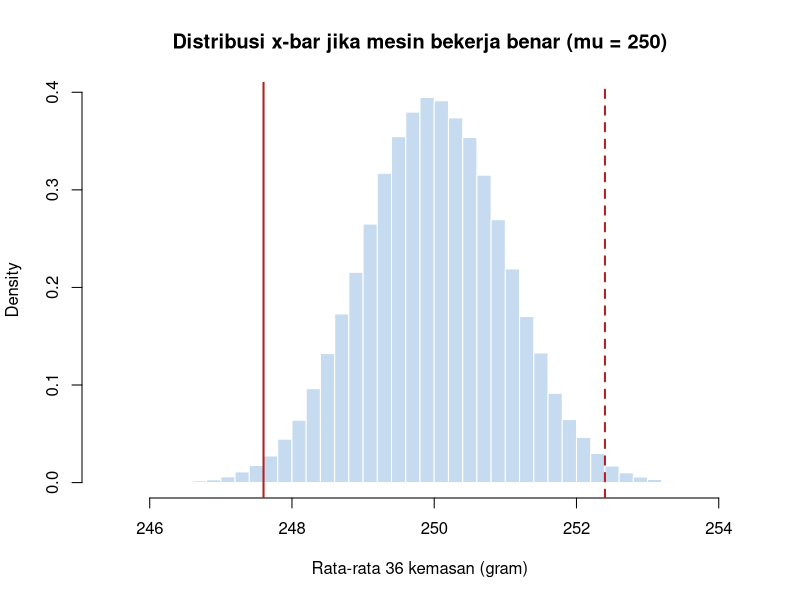
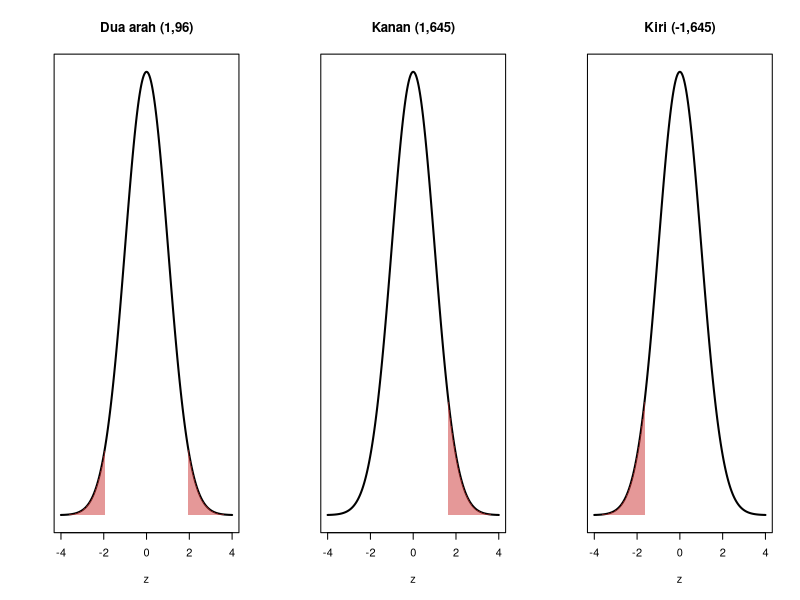
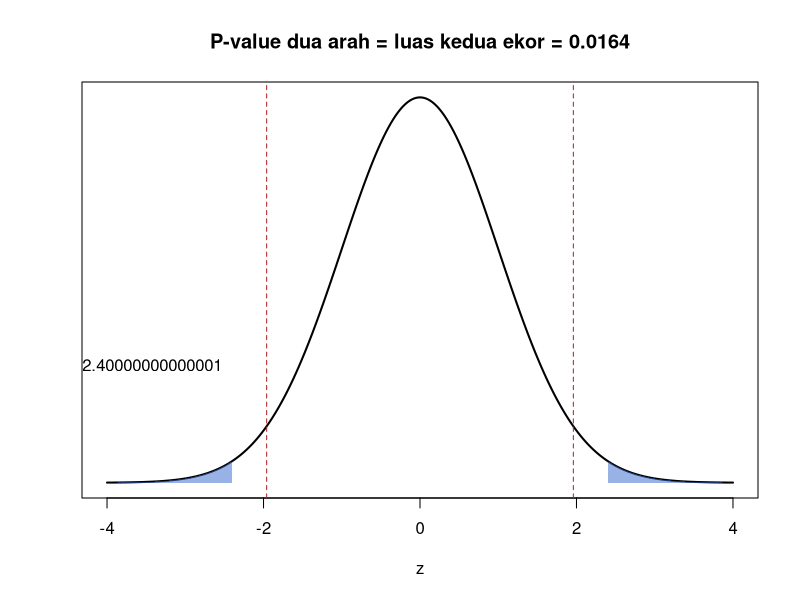
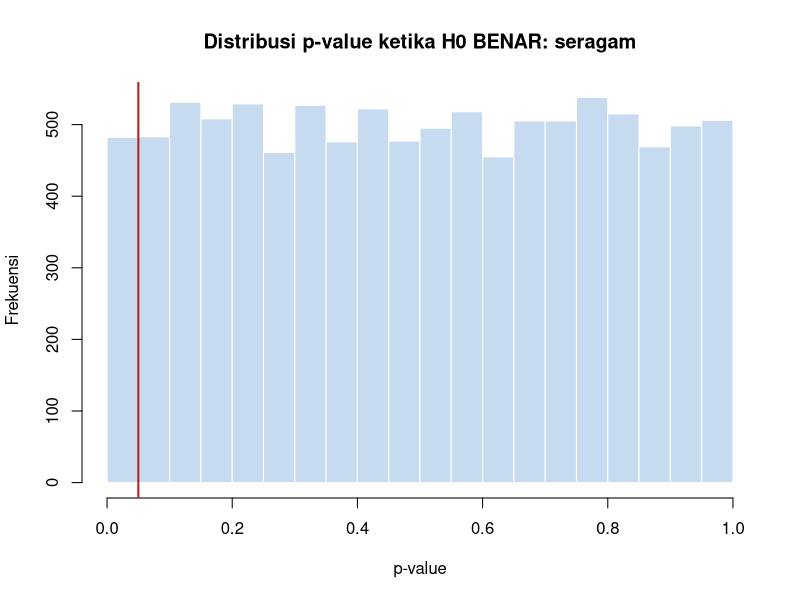
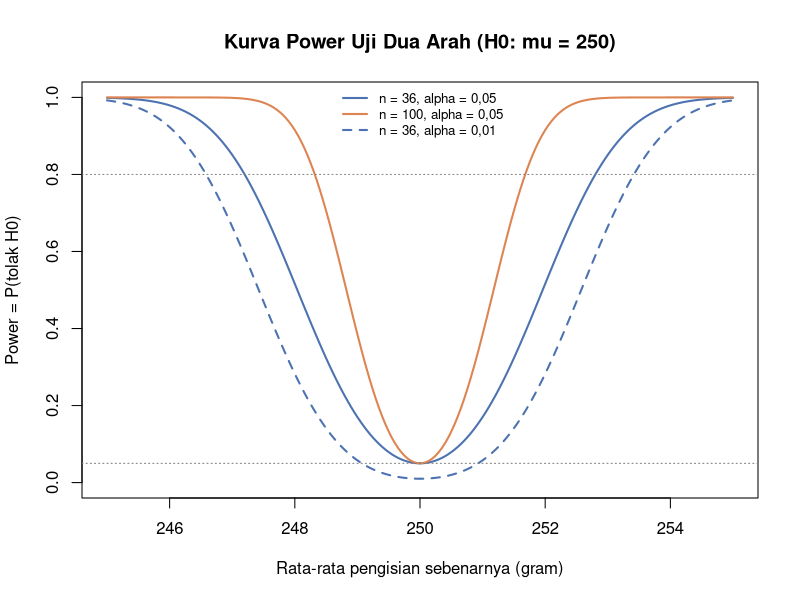

Source code (R) for these figures, in order:
## ---- chunk 1
# Tabel Pengadilan Uji Hipotesis

library(knitr)

pengadilan <- data.frame(
  Pengadilan = c(
    "Praduga tak bersalah",
    "Tuduhan jaksa",
    "Bukti di persidangan",
    "Standar tanpa keraguan yang wajar",
    "Putusan bersalah",
    "Putusan tidak terbukti bersalah",
    "Menghukum orang tak bersalah",
    "Membebaskan orang bersalah"
  ),

  `Uji Hipotesis` = c(
    "H0 diasumsikan benar",
    "H1 (klaim yang ingin dibuktikan)",
    "Data sampel dan statistik uji",
    "Tingkat signifikansi (α)",
    "Tolak H0",
    "Gagal menolak H0 (bukan menerima H0)",
    "Kesalahan Tipe I",
    "Kesalahan Tipe II"
  ),

  check.names = FALSE
)

knitr::kable(
  pengadilan,
  caption = "Analogi Pengadilan dalam Uji Hipotesis",
  col.names = c("Pengadilan", "Uji Hipotesis"),
  align = c("l", "l"),
  booktabs = TRUE
)
## ---- chunk 2
# Simulasi Distribusi Sampling Rata-rata

mu0 <- 250
sigma <- 6
n <- 36
xbar <- 247.6

# Menghitung Standard Error
se <- sigma / sqrt(n)

# Simulasi distribusi sampling jika H0 benar
set.seed(10)

xbar_jika_H0 <- replicate(
  100000,
  mean(rnorm(n, mean = mu0, sd = sigma))
)

# Membuat histogram
hist(
  xbar_jika_H0,
  breaks = 60,
  col = "#c6dbef",
  border = "white",
  freq = FALSE,
  main = "Distribusi x-bar jika mesin bekerja benar (mu = 250)",
  xlab = "Rata-rata 36 kemasan (gram)"
)

# Menambahkan garis rata-rata sampel dan posisi simetris
abline(
  v = c(xbar, 2 * mu0 - xbar),
  col = "firebrick",
  lwd = 2,
  lty = c(1, 2)
)
## ---- chunk 3
mean(abs(xbar_jika_H0 - mu0) >= abs(xbar - mu0)) # seberapa sering selisih sebesar ini terjadi
## ---- chunk 4
# Tabel Perbandingan Hipotesis Nol dan Hipotesis Alternatif

library(knitr)

hipotesis <- data.frame(
  Aspek = c(
    "Isi",
    "Tanda",
    "Posisi dalam uji"
  ),

  `Hipotesis Nol (H0)` = c(
    "Tidak ada efek, perbedaan, atau perubahan; status quo",
    "Selalu memuat kesamaan: =, <=, atau >=",
    "Diasumsikan benar selama perhitungan"
  ),

  `Hipotesis Alternatif (H1 atau Ha)` = c(
    "Klaim yang ingin dibuktikan peneliti",
    "Tidak sama dengan (≠), lebih besar (>), atau lebih kecil (<)",
    "Didukung jika terdapat bukti statistik yang cukup kuat"
  ),

  check.names = FALSE
)

knitr::kable(
  hipotesis,
  caption = "Perbandingan Hipotesis Nol dan Hipotesis Alternatif",
  align = "l",
  booktabs = TRUE
)
## ---- chunk 5
# Tabel Bentuk Pengujian Hipotesis

library(knitr)

bentuk_hipotesis <- data.frame(
  Bentuk = c(
    "Dua arah",
    "Satu arah kanan",
    "Satu arah kiri"
  ),

  H0 = c(
    "μ = μ0",
    "μ <= μ0",
    "μ >= μ0"
  ),

  H1 = c(
    "μ != μ0",
    "μ > μ0",
    "μ < μ0"
  ),

  `Daerah Penolakan` = c(
    "Kedua ekor",
    "Ekor kanan",
    "Ekor kiri"
  ),

  `Contoh Pertanyaan` = c(
    "Apakah rata-rata pengisian berbeda dari 250 g?",
    "Apakah rata-rata TSS melebihi baku mutu?",
    "Apakah umur baterai kurang dari klaim 20 jam?"
  ),

  check.names = FALSE
)

knitr::kable(
  bentuk_hipotesis,
  caption = "Bentuk Pengujian Hipotesis",
  align = c("l", "c", "c", "c", "l"),
  booktabs = TRUE
)
## ---- chunk 6
# Tabel Kata Kunci dalam Klaim Hipotesis

library(knitr)

kata_kunci <- data.frame(
  Kata_Kunci_dalam_Klaim = c(
    "Berbeda, berubah, tidak sama",
    "Lebih dari, meningkat, melebihi, lebih baik",
    "Kurang dari, menurun, lebih rendah, lebih cepat (waktu)"
  ),
  Tanda_di_H1 = c(
    "\u2260",
    ">",
    "<"
  ),
  check.names = FALSE
)

knitr::kable(
  kata_kunci,
  caption = "Kata Kunci dalam Klaim dan Tanda Hipotesis Alternatif",
  col.names = c("Kata Kunci dalam Klaim", "Tanda di H1"),
  align = c("l", "c"),
  booktabs = TRUE
)
## ---- chunk 7
z_hitung <- (xbar - mu0) / se
z_hitung
## ---- chunk 8
alpha <- 0.05
c(Dua_arah = qnorm(1 - alpha / 2), Kanan = qnorm(1 - alpha), Kiri = qnorm(alpha))
## ---- chunk 9
gambar_daerah <- function(arah, judul, alpha = 0.05) {
x <- seq(-4, 4, length.out = 400)
plot(x, dnorm(x), type = "l", lwd = 2, main = judul, xlab = "z", ylab = "", yaxt = "n")
arsir <- function(a, b) polygon(c(a, seq(a, b, length.out = 100), b),
c(0, dnorm(seq(a, b, length.out = 100)), 0),
col = rgb(0.8, 0.2, 0.2, 0.5), border = NA)
if (arah == "dua") { k <- qnorm(1 - alpha / 2); arsir(-4, -k); arsir(k, 4) }
if (arah == "kanan") { k <- qnorm(1 - alpha); arsir(k, 4) }
if (arah == "kiri") { k <- qnorm(alpha); arsir(-4, k) }
}
par(mfrow = c(1, 3))
gambar_daerah("dua", "Dua arah (1,96)")
gambar_daerah("kanan", "Kanan (1,645)")
gambar_daerah("kiri", "Kiri (-1,645)")
## ---- chunk 10
par(mfrow = c(1, 1))
## ---- chunk 11
# Tabel Arah Uji dan P-value

library(knitr)

arah_uji <- data.frame(
  `Arah Uji` = c(
    "Dua arah",
    "Kanan",
    "Kiri"
  ),

  `P-value` = c(
    "2 × P(Z >= |z|)",
    "P(Z >= z)",
    "P(Z <= z)"
  ),

  check.names = FALSE
)

knitr::kable(
  arah_uji,
  caption = "Arah Uji dan Perhitungan P-value",
  align = c("l", "c"),
  booktabs = TRUE
)
## ---- chunk 12
p_dua <- 2 * (1 - pnorm(abs(z_hitung)))
p_dua
## ---- chunk 13
x <- seq(-4, 4, length.out = 400)
plot(x, dnorm(x), type = "l", lwd = 2, xlab = "z", ylab = "", yaxt = "n",
main = paste0("P-value dua arah = luas kedua ekor = ", round(p_dua, 4)))
for (bts in list(c(-4, -abs(z_hitung)), c(abs(z_hitung), 4))) {
xs <- seq(bts[1], bts[2], length.out = 100)
polygon(c(bts[1], xs, bts[2]), c(0, dnorm(xs), 0), col = rgb(0.2, 0.4, 0.8, 0.5), border = NA)
}
abline(v = c(-1.96, 1.96), lty = 2, col = "firebrick")
text(z_hitung, 0.12, labels = paste0("z = ", z_hitung), pos = 2)
## ---- chunk 14
# Tabel Pendekatan Keputusan Uji Hipotesis

library(knitr)

pendekatan <- data.frame(
  Pendekatan = c(
    "Nilai kritis",
    "P-value"
  ),
  
  Aturan_Tolak_H0 = c(
    "Statistik uji jatuh di daerah penolakan",
    "P-value <= alpha"
  ),
  
  Contoh_Mesin_Kopi = c(
    "|z| = 2,4 > 1,96 => Tolak H0",
    "0,0164 <= 0,05 => Tolak H0"
  ),
  
  check.names = FALSE
)

knitr::kable(
  pendekatan,
  caption = "Pendekatan Keputusan Uji Hipotesis pada Mesin Kopi",
  col.names = c(
    "Pendekatan",
    "Aturan Tolak H0",
    "Contoh Mesin Kopi"
  ),
  align = c("l", "l", "l"),
  booktabs = TRUE
)
## ---- chunk 15
# Tabel P-value dan Kekuatan Bukti Melawan H0

p_value <- data.frame(
  P_value = c(
    "> 0,10",
    "0,05 - 0,10",
    "0,01 - 0,05",
    "< 0,01"
  ),
  Kekuatan_Bukti = c(
    "Lemah / tidak ada",
    "Lemah - sedang",
    "Cukup kuat",
    "Sangat kuat"
  )
)

knitr::kable(
  p_value,
  caption = "Pedoman Kekuatan Bukti Berdasarkan P-value",
  col.names = c("P-value", "Kekuatan Bukti Melawan H0"),
  align = c("c", "l")
)
## ---- chunk 16
# Tabel Langkah-Langkah Pengujian Hipotesis

library(knitr)

langkah_hipotesis <- data.frame(
  Langkah = c(
    "1",
    "2",
    "3",
    "4",
    "5"
  ),

  Isi = c(
    "Rumuskan H0 dan H1 (tentukan arah)",
    "Tetapkan tingkat signifikansi (α)",
    "Pilih uji yang sesuai, periksa asumsi, hitung statistik uji",
    "Tentukan nilai kritis dan/atau p-value, ambil keputusan",
    "Tulis kesimpulan dalam konteks masalah (bukan sekadar 'tolak H0')"
  ),

  check.names = FALSE
)

knitr::kable(
  langkah_hipotesis,
  caption = "Langkah-Langkah Pengujian Hipotesis",
  align = c("c", "l"),
  booktabs = TRUE
)
## ---- chunk 17
uji_z <- function(xbar, mu0, sigma, n, arah = c("dua", "kanan", "kiri"), alpha = 0.05) {
arah <- match.arg(arah)
z <- (xbar - mu0) / (sigma / sqrt(n))
p <- switch(arah, dua = 2 * (1 - pnorm(abs(z))), kanan = 1 - pnorm(z), kiri = pnorm(z))
kritis <- switch(arah, dua = qnorm(1 - alpha / 2), kanan = qnorm(1 - alpha), kiri = qnorm(alpha))
data.frame(z = round(z, 4), z_kritis = round(kritis, 4), p_value = signif(p, 4),
keputusan = ifelse(p <= alpha, "Tolak H0", "Gagal menolak H0"))

}
## ---- chunk 18
uji_z(xbar = 247.6, mu0 = 250, sigma = 6, n = 36, arah = "dua")
## ---- chunk 19
uji_z(xbar = 50.1, mu0 = 48, sigma = 10, n = 50, arah = "kanan")
## ---- chunk 20
ci <- 247.6 + c(-1, 1) * qnorm(0.975) * 6 / sqrt(36)
round(ci, 3)
## ---- chunk 21
250 >= ci[1] & 250 <= ci[2] # FALSE -> 250 di luar selang -> konsisten dengan "tolak H0"
## ---- chunk 22
# Tabel Keputusan Hipotesis

library(knitr)

tabel_keputusan <- data.frame(
  Keputusan = c(
    "Tolak H0",
    "Gagal menolak H0"
  ),
  `H0 benar` = c(
    "Kesalahan **Tipe I** (*false positive*), peluang = α",
    "Keputusan benar, peluang = 1 − α"
  ),
  `H0 salah` = c(
    "Keputusan benar, peluang = **power = 1 − β**",
    "Kesalahan **Tipe II** (*false negative*), peluang = β"
  ),
  check.names = FALSE
)

knitr::kable(
  tabel_keputusan,
  format = "pipe",
  align = "lll",
  caption = "Tabel Keputusan Hipotesis",
  escape = FALSE
)
## ---- chunk 23

### 2. Tabel Contoh Kesalahan Tipe I dan Tipe II

# Tabel Contoh Kesalahan Tipe I dan Tipe II

library(knitr)

tabel_kesalahan <- data.frame(
  Konteks = c(
    "Mesin pengisi ($H_0$: mesin tepat)",
    "Tes penyakit ($H_0$: sehat)",
    "Filter spam ($H_0$: bukan spam)",
    "Uji A/B ($H_0$: desain baru tidak lebih baik)"
  ),
  `Kesalahan Tipe I` = c(
    "Menghentikan produksi untuk kalibrasi padahal mesin baik",
    "Orang sehat didiagnosis sakit",
    "Email penting masuk folder spam",
    "Meluncurkan desain yang sebenarnya tidak lebih baik"
  ),
  `Kesalahan Tipe II` = c(
    "Mesin terus mengisi kurang; konsumen dirugikan",
    "Orang sakit tidak terdeteksi",
    "Spam lolos ke kotak masuk",
    "Melewatkan desain yang sebenarnya lebih baik"
  ),
  check.names = FALSE
)

knitr::kable(
  tabel_kesalahan,
  format = "pipe",
  align = "lll",
  caption = "Contoh Kesalahan Tipe I dan Tipe II",
  escape = FALSE
)
## ---- chunk 24
set.seed(101)
p_values_H0 <- replicate(10000, {
x <- rnorm(36, mean = 250, sd = 6)
z <- (mean(x) - 250) / (6 / 6)
2 * (1 - pnorm(abs(z)))
})
mean(p_values_H0 <= 0.05) # proporsi kesalahan Tipe I
## ---- chunk 25
hist(p_values_H0, breaks = 20, col = "#c6dbef", border = "white",
main = "Distribusi p-value ketika H0 BENAR: seragam", xlab = "p-value", ylab = "Frekuensi")
abline(v = 0.05, col = "firebrick", lwd = 2)
## ---- chunk 26
power_sim <- function(mu_benar, n, alpha = 0.05, B = 5000) {
mean(replicate(B, {
z <- (mean(rnorm(n, mu_benar, 6)) - 250) / (6 / sqrt(n))
2 * (1 - pnorm(abs(z))) <= alpha
}))
}
power_teori <- function(mu_benar, n, alpha = 0.05) {
k <- qnorm(1 - alpha / 2); d <- (mu_benar - 250) / (6 / sqrt(n))
pnorm(-k - d) + 1 - pnorm(k - d)
}
set.seed(102)
c(Power_simulasi = power_sim(248, 36), Power_teori = round(power_teori(248, 36), 4),
Beta_teori = round(1 - power_teori(248, 36), 4))
## ---- chunk 27
mu_seq <- seq(245, 255, by = 0.05)
plot(mu_seq, power_teori(mu_seq, 36), type = "l", lwd = 2, col = "#4C72B0", ylim = c(0, 1),
xlab = "Rata-rata pengisian sebenarnya (gram)", ylab = "Power = P(tolak H0)",
main = "Kurva Power Uji Dua Arah (H0: mu = 250)")
lines(mu_seq, power_teori(mu_seq, 100), lwd = 2, col = "#DD8452")
lines(mu_seq, power_teori(mu_seq, 36, alpha = 0.01), lwd = 2, lty = 2, col = "#4C72B0")
abline(h = c(0.05, 0.8), lty = 3, col = "grey50")
legend("top", bty = "n", lwd = 2, lty = c(1, 1, 2), col = c("#4C72B0", "#DD8452", "#4C72B0"), cex = 0.8,
legend = c("n = 36, alpha = 0,05", "n = 100, alpha = 0,05", "n = 36, alpha = 0,01"))
## ---- chunk 28
# Tabel Faktor yang Memengaruhi Power

library(knitr)

tabel_power <- data.frame(
  Faktor = c(
    "Besar efek sebenarnya (|μ − μ₀|)",
    "Ukuran sampel (n)",
    "α (taraf signifikansi)",
    "Variabilitas (σ)"
  ),
  `Jika dinaikkan` = c(
    "Selisih makin besar",
    "SE mengecil",
    "Daerah penolakan melebar",
    "SE membesar"
  ),
  Power = c(
    "Naik",
    "Naik",
    "Naik (tetapi risiko Tipe I naik)",
    "Turun"
  ),
  check.names = FALSE
)

knitr::kable(
  tabel_power,
  format = "pipe",
  align = "lll",
  caption = "Faktor-Faktor yang Memengaruhi Power",
  escape = FALSE
)
## ---- chunk 29
n_power <- function(delta, sigma, alpha = 0.05, power = 0.80) {
ceiling(((qnorm(1 - alpha / 2) + qnorm(power)) * sigma / delta)^2)
}
n_power(delta = 2, sigma = 6) # sampel agar selisih 2 gram terdeteksi dengan power 80%
## ---- chunk 30
kable(rbind(
"n = 36" = uji_z(xbar = 249.8, mu0 = 250, sigma = 6, n = 36),
"n = 100.000" = uji_z(xbar = 249.8, mu0 = 250, sigma = 6, n = 100000)
), caption = "Selisih 0,2 gram: tidak signifikan vs sangat signifikan")
## ---- chunk 31
# Tabel Pemahaman P-value

library(knitr)

tabel_pvalue <- data.frame(
  Pernyataan = c(
    "p = 0,016 berarti peluang H₀ benar adalah 1,6%.",
    "p = 0,016 berarti peluang hasil ini terjadi karena kebetulan adalah 1,6%.",
    "p > 0,05 membuktikan tidak ada efek.",
    "p yang lebih kecil berarti efeknya lebih besar.",
    "p = 0,049 dan p = 0,051 memberi bukti yang sangat berbeda.",
    "Jika H₀ benar, p-value kurang dari 0,05 terjadi sekitar 5% dari waktu."
  ),

  `Benar/Salah` = c(
    "Salah",
    "Salah",
    "Salah",
    "Salah",
    "Salah",
    "Benar"
  ),

  Penjelasan = c(
    "P-value dihitung dengan asumsi H₀ benar; ia bukan peluang H₀ benar.",
    "Sama dengan di atas, dengan kata-kata berbeda.",
    "Bisa jadi power rendah (sampel kecil).",
    "P-value dipengaruhi besar efek dan ukuran sampel.",
    "Keduanya menunjukkan kekuatan bukti yang hampir sama.",
    "Inilah makna α."
  ),

  check.names = FALSE
)

knitr::kable(
  tabel_pvalue,
  format = "pipe",
  align = "lll",
  caption = "Tabel Pemahaman P-value",
  escape = FALSE
)
## ---- chunk 32
k <- c(1, 5, 10, 20, 50)
data.frame(Banyak_uji = k, P_minimal_satu_false_positive = round(1 - (1 - 0.05)^k, 3))
## ---- chunk 33
set.seed(103)
# 20 "fitur" acak tanpa hubungan apa pun dengan target, masing-masing diuji
p20 <- replicate(20, { x <- rnorm(30, 0, 1); 2 * (1 - pnorm(abs(mean(x) / (1 / sqrt(30))))) })
sum(p20 <= 0.05)
## ---- chunk 34
sum(p20 <= 0.05 / 20)
## ---- chunk 35
p.adjust(sort(p20)[1:3], method = "bonferroni", n = 20)
## ---- chunk 36
set.seed(2026)
tss <- round(rnorm(30, mean = 54, sd = 12), 1)
round(c(n = length(tss), Mean = mean(tss), SD = sd(tss), Median = median(tss)), 2)
## ---- chunk 37
# Tabel Rumusan Hipotesis H0 dan H1

library(knitr)

tabel_hipotesis <- data.frame(
  `Rumusan` = c(
    "A (praduga patuh)",
    "B (praduga melanggar)"
  ),
  `H0` = c(
    "μ ≤ 50",
    "μ ≥ 50"
  ),
  `H1` = c(
    "μ > 50",
    "μ < 50"
  ),
  `Artinya` = c(
    "Perusahaan dianggap patuh sampai ada bukti kuat melanggar",
    "Perusahaan harus membuktikan dirinya patuh"
  ),
  check.names = FALSE
)

knitr::kable(
  tabel_hipotesis,
  format = "pipe",
  align = "llll",
  caption = "Tabel Rumusan H0 dan H1",
  escape = FALSE
)
## ---- chunk 38
kable(rbind(
"A: H1 mu > 50 (melanggar)" = uji_z(mean(tss), 50, sigma = 12, n = 30, arah = "kanan"),
"B: H1 mu < 50 (patuh)" = uji_z(mean(tss), 50, sigma = 12, n = 30, arah = "kiri")
), caption = "Data yang sama, dua rumusan hipotesis")
## ---- chunk 39
# Tabel 16: Data yang Sama, Dua Rumusan Hipotesis

library(knitr)

tabel_16 <- data.frame(
  Rumusan = c(
    "A: H1 mu > 50 (melanggar)",
    "B: H1 mu < 50 (patuh)"
  ),
  z = c(
    1.4286,
    1.4286
  ),
  z_kritis = c(
    1.6449,
    -1.6449
  ),
  p_value = c(
    0.07655,
    0.92340
  ),
  keputusan = c(
    "Gagal menolak H0",
    "Gagal menolak H0"
  ),
  check.names = FALSE
)

knitr::kable(
  tabel_16,
  format = "pipe",
  align = "lrrrr",
  caption = "Table 16: Data yang Sama, Dua Rumusan Hipotesis",
  digits = 5
)
## ---- chunk 40
# Tabel Kesalahan Tipe I dan Tipe II

library(knitr)

tabel_kesalahan <- data.frame(
  Rumusan = c(
    "A",
    "B"
  ),
  `Kesalahan Tipe I` = c(
    "Perusahaan patuh dinyatakan melanggar (sanksi tidak adil)",
    "Perusahaan melanggar dinyatakan patuh (lingkungan dirugikan)"
  ),
  `Kesalahan Tipe II` = c(
    "Pelanggaran lolos (lingkungan dirugikan)",
    "Perusahaan patuh gagal membuktikan kepatuhannya"
  ),
  check.names = FALSE
)

knitr::kable(
  tabel_kesalahan,
  format = "pipe",
  align = "lll",
  caption = "Tabel Kesalahan Tipe I dan Tipe II",
  escape = FALSE
)
## ---- chunk 41
# Power rumusan A untuk mendeteksi pelanggaran nyata sebesar 5 mg/L (mu = 55)
power_kanan <- function(mu_benar, mu0, sigma, n, alpha = 0.05)
1 - pnorm(qnorm(1 - alpha) - (mu_benar - mu0) / (sigma / sqrt(n)))
round(c(Power_n30 = power_kanan(55, 50, 12, 30), Power_n60 = power_kanan(55, 50, 12, 60)), 3)
## ---- chunk 42
set.seed(3)
umur <- round(rnorm(40, mean = 19.3, sd = 2.5), 1)
round(c(n = length(umur), Mean = mean(umur), SD = sd(umur)), 3)
## ---- chunk 43
hasil_lat <- uji_z(mean(umur), mu0 = 20, sigma = 2.5, n = 40, arah = "kiri")
hasil_lat
## ---- chunk 44
uji_z(mean(umur), mu0 = 20, sigma = 2.5, n = 40, arah = "kiri", alpha = 0.01)
## ---- chunk 45
power_kiri <- function(mu_benar, mu0, sigma, n, alpha = 0.05)
pnorm(qnorm(alpha) - (mu_benar - mu0) / (sigma / sqrt(n)))
round(power_kiri(19, 20, 2.5, 40), 3)
## ---- chunk 46
ceiling(((qnorm(0.95) + qnorm(0.90)) * 2.5 / 1)^2) # n satu arah, power 90%
## ---- chunk 47
# Kunci jawaban:
# (1) H0: mu = 200 vs H1: mu != 200 (dua arah)
# (2) H0: mu <= 70 vs H1: mu > 70 (kanan)
# (3) Jika pemeriksa ingin membuktikan label benar: H0: mu >= 10 vs H1: mu < 10 (kiri).
# Jika pemeriksa curiga kadar gula melebihi label: H0: mu <= 10 vs H1: mu > 10 (kanan).
# Rumusan bergantung pada klaim yang ingin dibuktikan.
## ---- chunk 48
# Kunci jawaban:
2 * (1 - pnorm(1.80)) # 0.0719 -> gagal tolak (0.05), tolak (0.10)
1 - pnorm(1.80) # 0.0359 -> tolak pada 0.05 (jika arah kanan ditetapkan SEBELUM melihat data)
## ---- chunk 49
# Kunci jawaban:
# "Gagal menolak H0" bukan bukti H0 benar. P-value 0,23 hanya berarti data tidak memberi bukti
# yang cukup untuk menyatakan ada pengaruh. Mungkin pengaruhnya kecil dan power uji rendah
# (sampel kecil). Laporkan selang kepercayaan besar efek untuk melihat rentang pengaruh
# yang masih masuk akal.
## ---- chunk 50
# Kunci jawaban:
1 - 0.95^15 # sekitar 0.537 -> lebih dari separuh kemungkinan ada "temuan" palsu
0.05 / 15 # batas Bonferroni = 0.0033; p = 0.03 > 0.0033 -> TIDAK signifikan setelah koreksi
## ---- chunk 51
# Tabel Fungsi dan Kegunaan dalam Pengujian Hipotesis

library(knitr)

tabel_fungsi <- data.frame(
  Fungsi = c(
    "qnorm(1 - alpha/2), qnorm(1 - alpha), qnorm(alpha)",
    "pnorm(z)",
    "2 * (1 - pnorm(abs(z)))",
    "1 - pnorm(z) / pnorm(z)",
    "dnorm(x)",
    "polygon()",
    "match.arg(), switch()",
    "replicate(B, ...)",
    "p.adjust(p, method = 'bonferroni')",
    "ceiling()",
    "ifelse(p <= alpha, ...)"
  ),

  Kegunaan = c(
    "Nilai kritis z dua arah, kanan, kiri",
    "P(Z ≤ z); dasar p-value",
    "P-value dua arah",
    "P-value satu arah kanan / kiri",
    "Kurva normal untuk menggambar daerah penolakan",
    "Mengarsir daerah di bawah kurva",
    "Memilih arah uji dalam fungsi buatan",
    "Simulasi kesalahan Tipe I dan power",
    "Koreksi uji berganda",
    "Membulatkan ukuran sampel ke atas",
    "Menuliskan keputusan otomatis"
  ),

  check.names = FALSE
)

knitr::kable(
  tabel_fungsi,
  format = "pipe",
  align = "ll",
  caption = "Tabel Fungsi dan Kegunaan",
  escape = TRUE
)
## ---- chunk 52
# Tabel Istilah dan Definisi Singkat

library(knitr)

tabel_istilah <- data.frame(
  Istilah = c(
    "Hipotesis",
    "Hipotesis Nol (H0)",
    "Hipotesis Alternatif (H1)",
    "Uji Dua Arah / Satu Arah",
    "Tingkat Signifikansi (α)",
    "Statistik Uji",
    "Nilai Kritis",
    "Daerah Penolakan",
    "P-Value",
    "Tolak H0",
    "Gagal Menolak H0",
    "Kesalahan Tipe I",
    "Kesalahan Tipe II",
    "β",
    "Power",
    "Besar Efek",
    "Signifikansi Praktis",
    "Uji Berganda",
    "Koreksi Bonferroni"
  ),

  `Definisi Singkat` = c(
    "Pernyataan tentang parameter populasi",
    "Pernyataan tidak ada efek/perbedaan; diasumsikan benar selama uji",
    "Klaim yang ingin dibuktikan; diterima bila bukti kuat",
    "Uji dengan daerah penolakan di kedua ekor / satu ekor",
    "Batas peluang kesalahan Tipe I",
    "Ukuran jarak estimasi dari nilai H0 dalam satuan SE",
    "Batas daerah penolakan",
    "Rentang nilai statistik uji yang membuat H0 ditolak",
    "Peluang hasil seekstrem atau lebih ekstrem dari yang teramati, jika H0 benar",
    "Keputusan bahwa data memberi bukti cukup melawan H0",
    "Keputusan bahwa bukti belum cukup; bukan pembuktian H0",
    "Menolak H0 yang benar (false positive)",
    "Gagal menolak H0 yang salah (false negative)",
    "Peluang kesalahan Tipe II",
    "1 − β; peluang mendeteksi efek yang benar-benar ada",
    "Ukuran seberapa besar perbedaan/efek, terlepas dari ukuran sampel",
    "Apakah besar efek cukup penting di dunia nyata",
    "Melakukan banyak uji sekaligus sehingga peluang false positive naik",
    "Memakai α/k untuk setiap dari k uji"
  ),

  check.names = FALSE
)

knitr::kable(
  tabel_istilah,
  format = "pipe",
  align = "ll",
  caption = "Tabel Istilah dan Definisi Singkat",
  escape = TRUE
)
